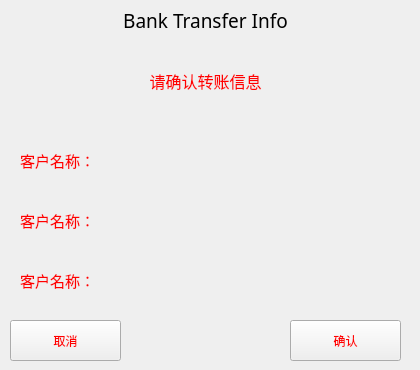
    <widget class="QWidget" name="BankTransferInFoPage">
     <property name="styleSheet">
      <string notr="true">background-image: url(:/images/img/blackBackground.jpg);</string>
     </property>
     <widget class="QLabel" name="label_36">
      <property name="geometry">
       <rect>
        <x>0</x>
        <y>0</y>
        <width>411</width>
        <height>41</height>
       </rect>
      </property>
      <property name="font">
       <font>
        <family>黑体</family>
        <pointsize>14</pointsize>
       </font>
      </property>
      <property name="styleSheet">
       <string notr="true">background-image: url(:/images/img/redBackgroud.jpg);</string>
      </property>
      <property name="text">
       <string>Bank Transfer Info</string>
      </property>
      <property name="alignment">
       <set>Qt::AlignCenter</set>
      </property>
     </widget>
     <widget class="QLabel" name="label_37">
      <property name="geometry">
       <rect>
        <x>70</x>
        <y>60</y>
        <width>271</width>
        <height>41</height>
       </rect>
      </property>
      <property name="font">
       <font>
        <family>黑体</family>
        <pointsize>12</pointsize>
       </font>
      </property>
      <property name="styleSheet">
       <string notr="true">color: rgb(255, 0, 0);</string>
      </property>
      <property name="text">
       <string>请确认转账信息</string>
      </property>
      <property name="alignment">
       <set>Qt::AlignCenter</set>
      </property>
     </widget>
     <widget class="QLabel" name="label_CardID">
      <property name="geometry">
       <rect>
        <x>20</x>
        <y>140</y>
        <width>381</width>
        <height>41</height>
       </rect>
      </property>
      <property name="font">
       <font>
        <family>黑体</family>
        <pointsize>11</pointsize>
       </font>
      </property>
      <property name="styleSheet">
       <string notr="true">color: rgb(255, 0, 0);</string>
      </property>
      <property name="text">
       <string>客户名称：</string>
      </property>
      <property name="alignment">
       <set>Qt::AlignLeading|Qt::AlignLeft|Qt::AlignVCenter</set>
      </property>
     </widget>
     <widget class="QLabel" name="label_CKName">
      <property name="geometry">
       <rect>
        <x>20</x>
        <y>200</y>
        <width>381</width>
        <height>41</height>
       </rect>
      </property>
      <property name="font">
       <font>
        <family>黑体</family>
        <pointsize>11</pointsize>
       </font>
      </property>
      <property name="styleSheet">
       <string notr="true">color: rgb(255, 0, 0);</string>
      </property>
      <property name="text">
       <string>客户名称：</string>
      </property>
      <property name="alignment">
       <set>Qt::AlignLeading|Qt::AlignLeft|Qt::AlignVCenter</set>
      </property>
     </widget>
     <widget class="QLabel" name="label_ZKMoney">
      <property name="geometry">
       <rect>
        <x>20</x>
        <y>260</y>
        <width>381</width>
        <height>41</height>
       </rect>
      </property>
      <property name="font">
       <font>
        <family>黑体</family>
        <pointsize>11</pointsize>
       </font>
      </property>
      <property name="styleSheet">
       <string notr="true">color: rgb(255, 0, 0);</string>
      </property>
      <property name="text">
       <string>客户名称：</string>
      </property>
      <property name="alignment">
       <set>Qt::AlignLeading|Qt::AlignLeft|Qt::AlignVCenter</set>
      </property>
     </widget>
     <widget class="QPushButton" name="Btn_ZQQX">
      <property name="geometry">
       <rect>
        <x>10</x>
        <y>320</y>
        <width>111</width>
        <height>41</height>
       </rect>
      </property>
      <property name="styleSheet">
       <string notr="true">color: rgb(255, 0, 0);</string>
      </property>
      <property name="text">
       <string>取消</string>
      </property>
     </widget>
     <widget class="QPushButton" name="btn_ZKOK">
      <property name="geometry">
       <rect>
        <x>290</x>
        <y>320</y>
        <width>111</width>
        <height>41</height>
       </rect>
      </property>
      <property name="styleSheet">
       <string notr="true">color: rgb(255, 0, 0);</string>
      </property>
      <property name="text">
       <string>确认</string>
      </property>
     </widget>
    </widget>
